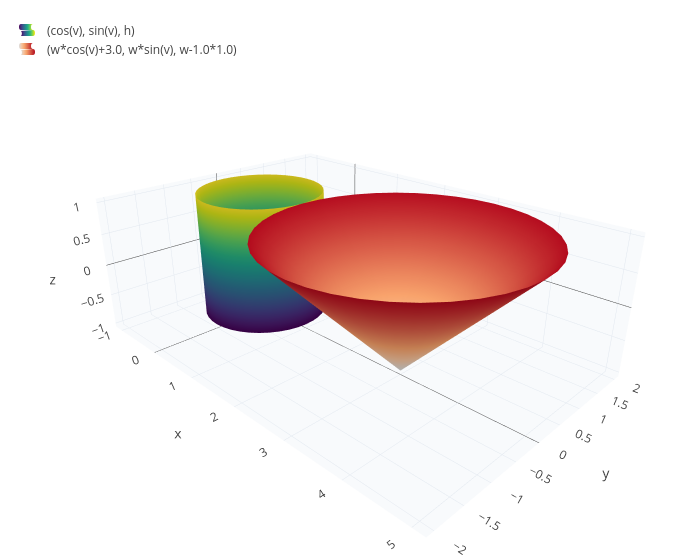

The notebook cell this image was saved under:
### Code cell
show(surface(cos(v), sin(v), h, h, -1, 1, v, 0, 2*pi), surface(w*cos(v) + 3, w*sin(v), w - 1, w, 0, 2, v, 0, 2*pi))

### Figure 1 — Plotly figure (JSON) as saved in the notebook; plotly's stock layout.template omitted (floating-point values rounded to 4 significant figures; data arrays with more than 128 entries replaced by an {"elided": "..."} marker saying what was removed)
{"data": [{"colorscale": "Viridis", "name": "(cos(v), sin(v), h)", "opacity": 1, "showlegend": true, "showscale": false, "type": "surface", "x": {"elided": "41x41 float values"}, "y": {"elided": "41x41 float values"}, "z": {"elided": "41x41 float values"}}, {"colorscale": "Reds", "name": "(w*cos(v)+3.0, w*sin(v), w-1.0*1.0)", "opacity": 1, "showlegend": true, "showscale": false, "type": "surface", "x": {"elided": "41x41 float values"}, "y": {"elided": "41x41 float values"}, "z": {"elided": "41x41 float values"}}], "layout": {"height": 560, "legend": {"x": 0.01, "y": 0.99}, "margin": {"b": 0, "l": 0, "r": 0, "t": 10}, "scene": {"aspectmode": "data", "camera": {"eye": {"x": 1.6, "y": -1.6, "z": 1.0}}, "xaxis": {"backgroundcolor": "#f8fafc", "gridcolor": "#e2e8f0", "showbackground": true, "title": {"text": "x"}}, "yaxis": {"backgroundcolor": "#f8fafc", "gridcolor": "#e2e8f0", "showbackground": true, "title": {"text": "y"}}, "zaxis": {"backgroundcolor": "#f8fafc", "gridcolor": "#e2e8f0", "showbackground": true, "title": {"text": "z"}}}, "showlegend": true, "title": {"text": ""}, "width": 700}}
